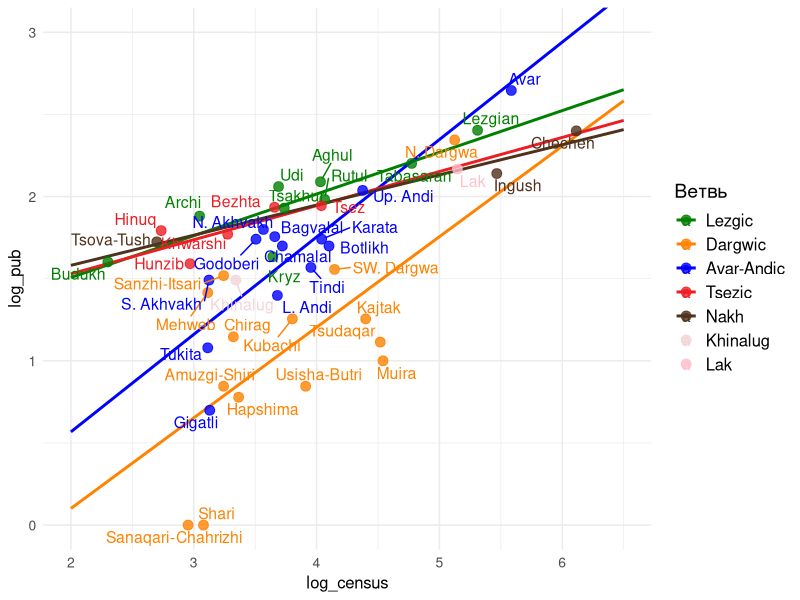

Generate this figure with R:
library(tidyverse)
library(ggeffects)
library(car)
library(ggplot2)
library(ggrepel)

df <- read_csv("results_TALD.csv")

model <- lm(log_pub ~ log_census * branch, data = df)

summary(model)

# График
branch_colors <- c(
  "Lezgic" = "#008000",
  "Nakh" = "#4F311C",
  "Dargwic" = "#FF8200",
  "Avar-Andic" = "#0000FF",
  "Tsezic" = "#ed1d24",
  "Khinalug" = "#F2D4D7",
  "Lak" = "#ffc0cb"
)


pred_all <- ggpredict(model, terms = c("log_census", "branch"))
pred_df <- as.data.frame(pred_all)

pred_lines <- pred_df %>% filter(!group %in% c("Khinalug", "Lak"))

p_multi <- ggplot() +
  geom_line(data = pred_lines, aes(x = x, y = predicted, color = group), linewidth = 1) +
  geom_point(data = df, aes(x = log_census, y = log_pub, color = branch), 
             size = 3, alpha = 0.8) +
  geom_text_repel(data = df, 
                  aes(x = log_census, y = log_pub, label = lang, color = branch),
                  size = 4,
                  max.overlaps = 20,
                  box.padding = 0.2,
                  point.padding = 0.3,
                  force = 2,
                  seed = 123) +
  scale_color_manual(values = branch_colors, name = "Ветвь") +
  labs(
    x = "log_census", 
    y = "log_pub"
  ) +
  coord_cartesian(
    xlim = c(2, 6.5),
    ylim = c(0, 3)
  ) +
  theme_minimal() +
  theme(
    axis.title = element_text(size = 12),
    axis.text = element_text(size = 10),
    legend.title = element_text(size = 14),
    legend.text = element_text(size = 12),
  )


print(p_multi)
